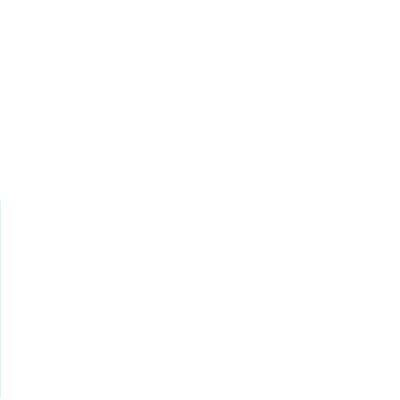
Frame 1 (no input)
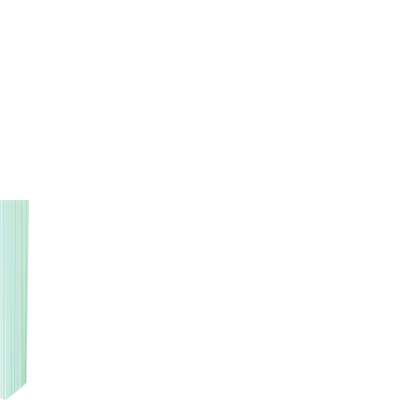
Frame 60 (the mouse pressed at the canvas centre just before this capture)
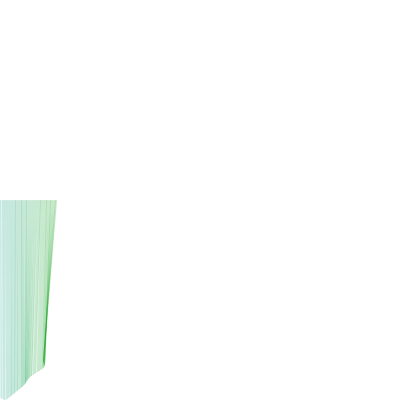
Frame 120 (the mouse held since frame 60 and released just before this capture)

The Processing sketch that drew these frames (run headless with seeded random() and noise(); from frame 60 on, the mouse is pressed at the canvas centre):

// Processing sketch: processing_16548
// ── processing_16548.pde


Ball ball;

float xoff = 0.0;
int r = 155;
int r_back = 1;
int g = 123;
int g_back = 1;
void setup(){
  size(400,400);
  ball = new Ball();
  smooth();
  background(255);
}

void draw(){
  stroke(0,r,g,30);
  ball.update();
  ball.draw();
  if(r > 100 || r < 0){
   r_back  = -r_back;
  }
  if(g > 122 || g < 0){
   g_back  = -g_back;
  }
  g += g_back;
  r += r_back;
}

class Ball {
  float speedX;
  float speedY;
  float x = 0;
  float y = 397;
  float x1;
  float y1;
  float a = 0;
  float b = height/2;
  Ball(){
    speedY = 20;   
    speedX = 40; 
  }
  void update(){
    x+= speedX  / frameRate;
    if(x > width || x < 0){
      x = constrain(x,0,width);
      speedX = -speedX;
    }
    y+= speedY / frameRate;
    if(y > height || y < 0){
      speedY = -speedY;
    }
  }
  void draw(){
    xoff = xoff + 0.005;
    float n = noise(xoff) * 1.3;
    line(x/1.5,200,x * n,y );    
 }
}
